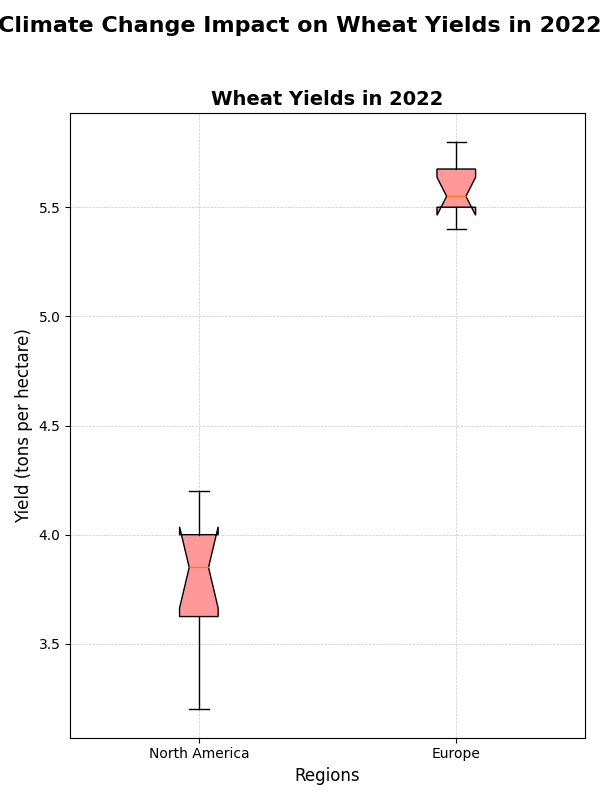

Source code (Python):
import matplotlib.pyplot as plt

# Define regions
regions = ['North America', 'Europe']

# Data representing wheat yields (in tons per hectare) for 2022
wheat_na = [3.2, 3.5, 3.6, 4.0, 4.2, 3.9, 4.1, 3.8, 4.0, 3.7]
wheat_eu = [5.5, 5.4, 5.6, 5.7, 5.8, 5.5, 5.6, 5.4, 5.7, 5.5]

# Organize the data for the box plot
data_wheat = [wheat_na, wheat_eu]

# Create subplot
fig, ax = plt.subplots(figsize=(6, 8))

# Plot Wheat Yields
box_wheat = ax.boxplot(data_wheat, vert=True, patch_artist=True, labels=regions, notch=True)
for patch in box_wheat['boxes']:
    patch.set_facecolor('#FF9999')
ax.set_title('Wheat Yields in 2022', fontsize=14, fontweight='bold')
ax.set_ylabel('Yield (tons per hectare)', fontsize=12)
ax.set_xlabel('Regions', fontsize=12)
ax.grid(True, linestyle='--', linewidth=0.5, alpha=0.7)
ax.set_axisbelow(True)

# Common title (adjusted for single plot)
fig.suptitle('Climate Change Impact on Wheat Yields in 2022', fontsize=16, fontweight='bold', y=0.98)

# Adjust layout
plt.tight_layout(rect=[0, 0, 1, 0.95])

# Show plot
plt.show()
